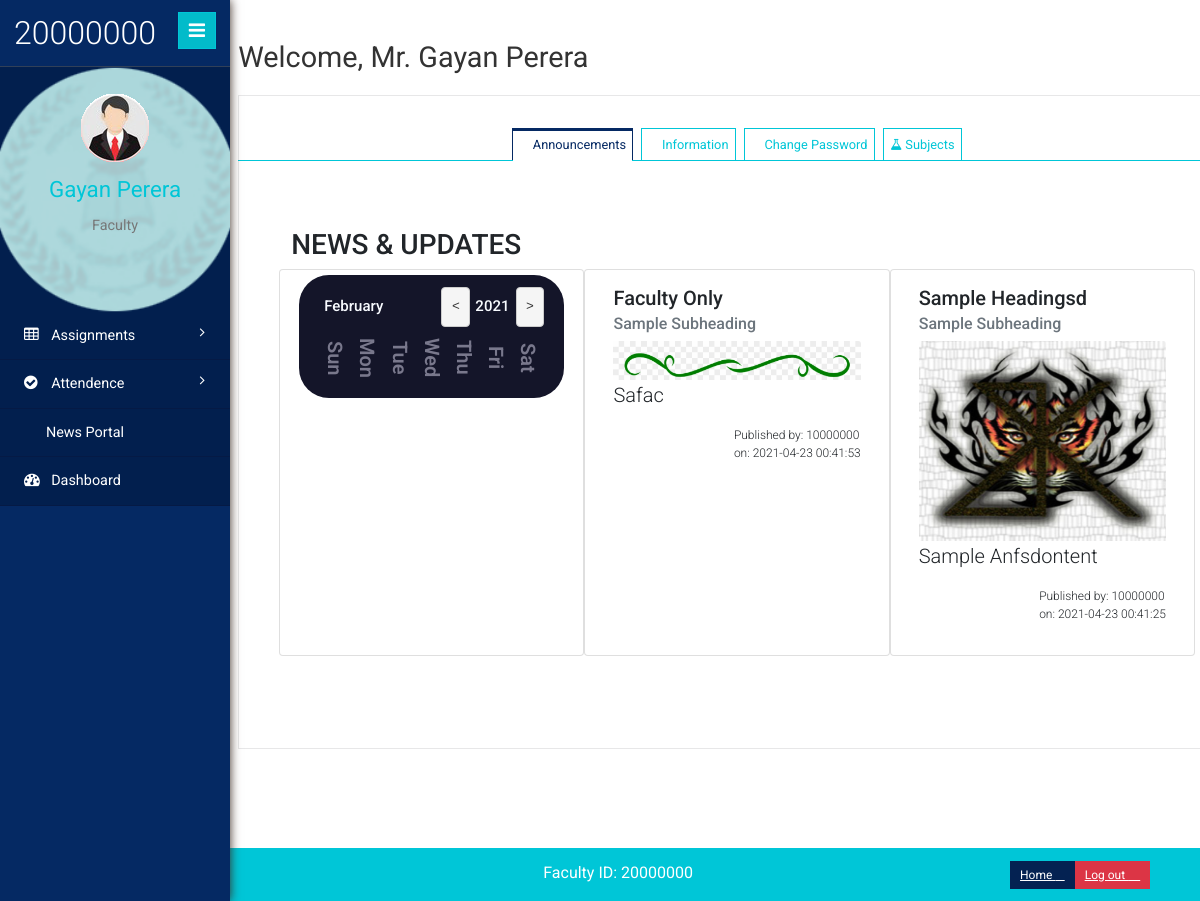
The page /faculty/home.php (signed in) on the database as committed earlier.
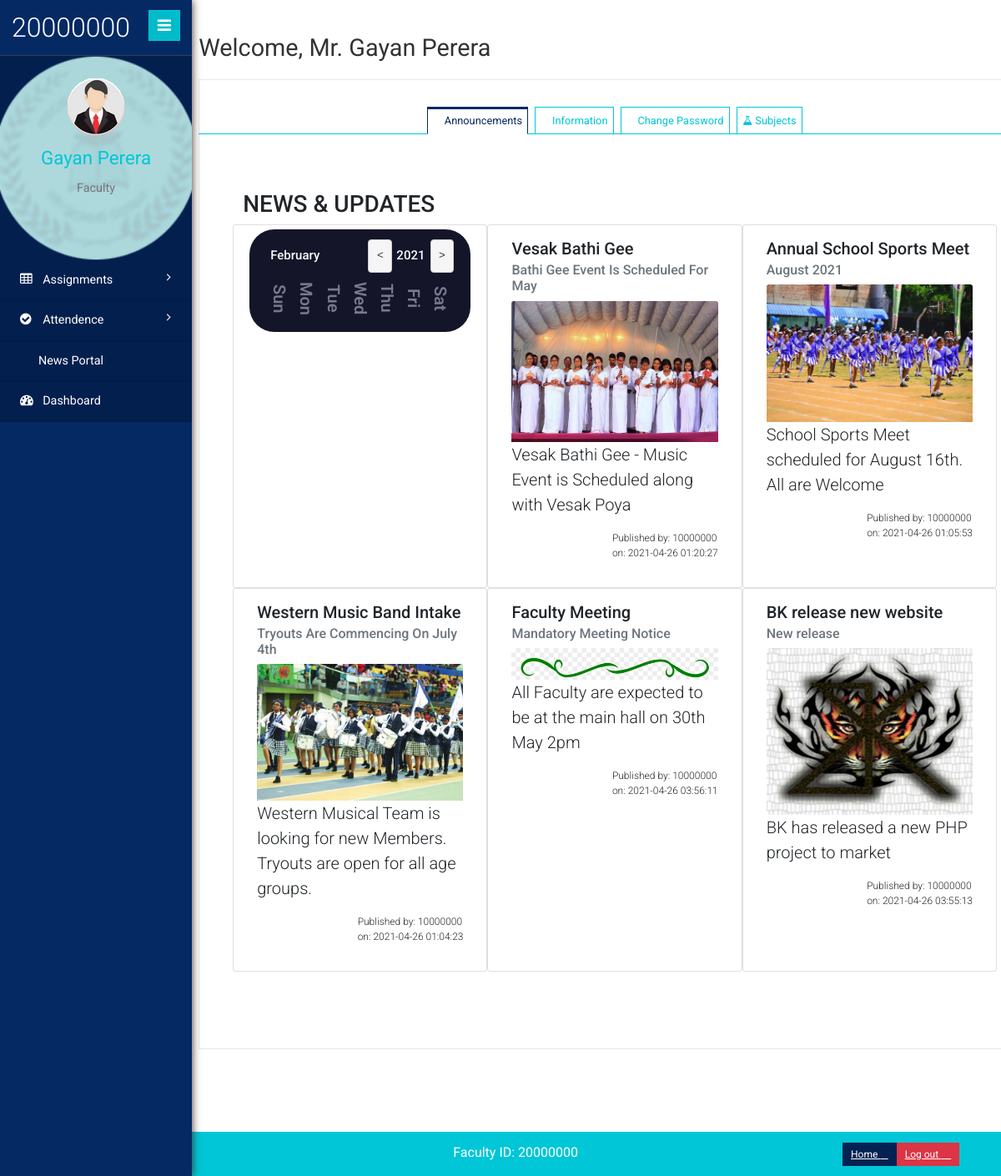
The same page on the database as committed later.
### tables this page shows
CREATE TABLE `teacher_info` (
  `t_id` int(12) NOT NULL,
  `t_fullname` varchar(100) NOT NULL,
  `t_address` varchar(100) NOT NULL,
  `t_email` varchar(50) NOT NULL,
  `t_username` int(12) NOT NULL,
  `t_pass` varchar(30) NOT NULL,
  `t_dob` varchar(20) NOT NULL,
  `t_contact` varchar(15) NOT NULL,
  `t_staff_type` varchar(10) NOT NULL DEFAULT 'Teacher',
  `t_gender` varchar(10) NOT NULL,
  `t_created` datetime NOT NULL DEFAULT CURRENT_TIMESTAMP
);

CREATE TABLE `news_data` (
  `n_id` int(12) NOT NULL,
  `n_date` datetime NOT NULL DEFAULT CURRENT_TIMESTAMP ON UPDATE CURRENT_TIMESTAMP,
  `n_head` varchar(50) NOT NULL,
  `n_shead` varchar(50) NOT NULL,
  `n_details` varchar(200) NOT NULL,
  `n_image` varchar(50) NOT NULL DEFAULT '../News-Img/default.jpg',
  `n_audience` varchar(10) NOT NULL,
  `n_author` int(12) NOT NULL
);

### setting/config.php (called while the page is built, shortened)
<?php
class project2
{
	public $username = "username";
	public $password = "password";
	public $server = "localhost";
	public $dbname = "project2";
	public $connectdb;
	function __construct()
	{
		$this->connectdb = new mysqli($this->server,$this->username,$this->password,$this->dbname);
	}
	public function teacher_info($adminname,$t_staff_type)
	{
		switch($t_staff_type)
		{
			case "Teacher":
			$teacher_info_select = "select * from teacher_info where t_staff_type='$t_staff_type' AND t_username='$adminname'";
			break;
		}
		$teacher_info_select_run = $this->connectdb->query($teacher_info_select);
		return $teacher_info_select_run;
	}
	public function get_news($user){
		switch($user){
			case 'Faculty':
				$get_news = "SELECT * FROM news_data WHERE n_audience='Faculty' OR n_audience='Public' ORDER BY n_id DESC LIMIT 8";
				break;
		}
		$get_news_run = $this->connectdb->query($get_news);
		return $get_news_run;
	}
}
$ravi = new project2;
?>

### faculty/home1.php (the view, shortened to what this page needs)
<div class="outter-wp">
    <div class="tab-main">
        <div class="tab-inner">
            <div id="tabs" class="tabs">
                <h2 class="inner-tittle">Welcome,
                    <?php echo $faculty_display['t_gender'] == "Male" ? "Mr. " : "Ms. "; echo ucfirst($faculty_display['t_fullname']); ?> </h2>
                <div class="graph">
                    <nav>
                        <ul>
                            <li><a href="#section-0"><i class="lnr lnr-bullhorn"></i>
                                    <span>Announcements</span></a></li>
                            <li><a href="#section-1"><i class="lnr lnr-briefcase"></i>
                                    <span>Information</span></a></li>
                            <li><a href="#section-2"><i class="lnr lnr-lighter"></i> <span>Change
                                        Password</span></a></li>
                            <li><a href="#section-3"><i class="fa fa-flask"></i>
                                    <span>Subjects</span></a></li>
                        </ul>
                    </nav>
                    <div class="content tab">
                    <section id="section-0">
                            <div class="row">
                                <?php
                                $got_news = $ravi->get_news('Faculty');
                                if( $got_news->num_rows>0){
                                    echo "<h3>NEWS & UPDATES</h3>"; ?>
                                <div class="card col-md-6 col-lg-4">
                                    <div class="dark ">
                                        <div class="calendar ">
                                            <div class="calendar-header">
                                                <span class="month-picker" id="month-picker">February</span>
                                                <div class="year-picker">
                                                    <span class="year-change" id="prev-year">
                                                        <pre><</pre>
                                                    </span>
                                                    <span id="year">2021</span>
                                                    <span class="year-change" id="next-year">
                                                        <pre>></pre>
                                                    </span>
                                                </div>
                                            </div>
                                            <div class="calendar-body">
                                                <div class="calendar-week-day">
                                                    <div>Sun</div>
                                                    <div>Mon</div>
                                                    <div>Tue</div>
                                                    <div>Wed</div>
                                                    <div>Thu</div>
                                                    <div>Fri</div>
                                                    <div>Sat</div>
                                                </div>
                                            </div>
                                        </div>
                                    </div>
                                </div>
                                <?php
                                    while($news_item = $got_news->fetch_assoc())	{
                                ?>
                                        <div class="card col-md-6 col-lg-4">
                                            <div class="card-body">
                                                <h5 class="card-title"><?php echo $news_item['n_head']; ?></h5>
                                                <h6 class="card-subtitle mb-2 text-muted"><?php echo $news_item['n_shead']; ?></h6>
                                                <img class="card-img-top" src="<?php echo $news_item['n_image']; ?>" style="max-height:10em; max-width:100%">
                                                <p class="card-text"><?php echo $news_item['n_details']; ?></p>
                                                <p style="font-size:0.6em; float: right;">Published by: <?php echo $news_item['n_author'] ." <br>on: ". $news_item['n_date']; ?> </p>
                                            </div>
                                        </div>
                                <?php
                                    }
                                }   ?>
                            </div>
                        </section>
                    </div>
                </div>
            </div>
        </div>
    </div>
</div>

### faculty/home.php (shortened to what this page needs)
<?php
include "../setting/config.php";
if(!$_SESSION['t_user'])
{
	header("location:index.php");
}
else
{
	$t_username = $_SESSION['t_user'];
	$t_name = $ravi->teacher_info($t_username,"Teacher");
	$faculty_display = $t_name->fetch_assoc();
}
?>
<!DOCTYPE HTML>
<html>
<head>
    <link href="css/bootstrap.min.css" rel='stylesheet' type='text/css' />
    <link href="../css/bootstrap5.min.css" rel="stylesheet" type='text/css'>
    <link href="css/style.css" rel='stylesheet' type='text/css' />
    <link href="css/banukacss.css" rel='stylesheet' type='text/css' />
    <link href="css/font-awesome.css" rel="stylesheet">
    <link rel="stylesheet" href="css/icon-font.min.css" type='text/css' />
    <link href="css/fabochart.css" rel='stylesheet' type='text/css' />
    <link rel="stylesheet" href="js-calendar/app.css">
</head>
<body>
    <div class="page-container">
        <div class="left-content">
            <div class="inner-content">
                <?php
				$homepage = "home1";
				include $homepage.".php";
				?>
                <footer>
                    <p>
                        <?php $ip = $_SERVER['REMOTE_ADDR'];
					if ($ip != '127.0.0.1'){
					$details = json_decode(file_get_contents("http://ipinfo.io/{$ip}/json"));
					echo "User ID: $t_username | Logged in from: ";
					echo "$details->city, $details->region, $details->country with IP address: $details->ip" ;
										}else{
											echo "Faculty ID: $t_username";
                                       }
					?>
                        <a class=" btn-danger btn-sm float-right " href="logouts.php"><span> Log out </span><i
                                class="lnr lnr-power-switch"></i></a>
                        <a class=" btn-primary btn-sm float-right " href="../"><span> Home </span><i
                                class="lnr lnr-arrow-left"></i></a>
                    </p>
                </footer>
            </div>
        </div>
        <div class="sidebar-menu">
            <header class="logo">
                <a href="#" class="sidebar-icon"> <span class="fa fa-bars"></span> </a> <a href="#"> <span id="logo">
                        <h1><?php echo $t_username ?></h1>
                    </span>
                </a>
            </header>
            <div class="down" id="sidebarbg">
                <?php
				$st_gender = $faculty_display['t_gender'];
				if($st_gender == 'Male'){
					echo "<img src='images/bk/picm.png'>";
				}else if($st_gender == 'Female'){
					echo "<img src='images/bk/picf.png'>";
				}else{
					echo "<img src='images/bk/pice.png'>";
				}
				?>
                <span class=" name-caret"><?php echo $faculty_display['t_fullname']; ?></span>
                <p>Faculty</p>
                <ul>
                    <li><a class="tooltips" href="home.php"><span>Profile</span><i class="lnr lnr-user"></i></a></li>
                    <li><a class="tooltips" href="home.php"><span>Settings</span><i class="lnr lnr-cog"></i></a></li>
                    <li><a class="tooltips" href="logouts.php"><span>Log out</span><i
                                class="lnr lnr-power-switch"></i></a></li>
                </ul>
            </div>
            <div class="menu ">
                <ul id="menu">
                    <li id="menu-academico"><a href="#"><i class="fa fa-table"></i> <span>Assignments</span> <span
                                class="fa fa-angle-right" style="float: right"></span></a>
                    </li>
                    <li id="menu-academico"><a href="#"><i class="fa fa-check-circle"></i> <span>Attendence</span> <span
                                class="fa fa-angle-right" style="float: right"></span></a>
                    </li>
                    <li><a href="home.php?at=news-portal"><i class="lnr lnr-bullhorn"></i>
                            <span>News Portal</span></a></li>
                    <li><a href="home.php"><i class="fa fa-tachometer"></i> <span>Dashboard</span></a></li>
                </ul>
            </div>
        </div>
    </div>
    <link rel="stylesheet" href="css/vroom.css">
</body>
</html>

### faculty/css/banukacss.css (style rules this page uses)
a:not([class]) { text-decoration: none; }
.down>ul>li { text-shadow: 0 0 4px #7cbeff; color: #250d5c; }
#sidebarbg { background-image: url('../images/bk/logo2.png'); background-size: cover; background-position: center; background-color: #021F4E; }

### faculty/js-calendar/app.css (style rules this page uses)
:root { --dark-body: #4d4c5a; --dark-main: #141529; --dark-second: #79788c; --dark-hover: #323048; --dark-text: #f8fbff; --light-body: #f3f8fe; --light-main: #fdfdfd; --light-second: #c3c2c8; --light-hover: #edf0f5; --light-text: #151426; --blue: #0000ff; --white: #fff; --shadow: rgba(100, 100, 111, 0.2) 0px 7px 29px 0px; --font-family: cursive; }
.dark { --bg-body: var(--dark-body); --bg-main: var(--dark-main); --bg-second: var(--dark-second); --color-hover: var(--dark-hover); --color-txt: var(--dark-text); }
.calendar { height: auto; width: 95%; margin-left: auto; margin-right: auto; margin-top: 5px; background-color: var(--bg-main); border-radius: 30px; padding: 10px; position: relative; overflow: ; }
.calendar-header { display: flex; justify-content: space-between; align-items: center; font-size: 15px; font-weight: 500; color: var(--color-txt); padding: 5px; }
.calendar-body { padding: 10px; }
.calendar-week-day { height: 40px; display: grid; grid-template-columns: repeat(7, 1fr); font-weight: 600; }
.calendar-week-day div { display: grid; place-items: center; color: var(--bg-second); writing-mode: vertical-rl; }
.month-picker { padding: 5px 10px; border-radius: 10px; cursor: pointer; }
.year-picker { display: flex; align-items: center; }
.year-change { height: 20px; width: 20px; border-radius: 50%; display: grid; place-items: center; margin: 0 10px; cursor: pointer; }

Rows that differ between the two databases and show on the page:
added news_data: n_head "Vesak Bathi Gee", n_shead "Bathi Gee Event Is Scheduled For May", n_image (picture), n_details "Vesak Bathi Gee - Music Event is Scheduled along with Vesak Poya", n_author "10000000", n_date "2021-04-26 01:20:27"
added news_data: n_head "Annual School Sports Meet", n_shead "August 2021", n_image (picture), n_details "School Sports Meet scheduled for August 16th. All are Welcome", n_author "10000000", n_date "2021-04-26 01:05:53"
added news_data: n_head "Western Music Band Intake", n_shead "Tryouts Are Commencing On July 4th", n_image (picture), n_details "Western Musical Team is looking for new Members. Tryouts are open for all age groups.", n_author "10000000", n_date "2021-04-26 01:04:23"
changed news_data: n_head "Faculty Only" → "Faculty Meeting"; n_shead "Sample Subheading" → "Mandatory Meeting Notice"; n_details "Safac" → "All Faculty are expected to be at the main hall on 30th May 2pm"; n_date "2021-04-23 00:41:53" → "2021-04-26 03:56:11"
changed news_data: n_head "Sample Headingsd" → "BK release new website"; n_shead "Sample Subheading" → "New release"; n_details "Sample Anfsdontent" → "BK has released a new PHP project to market"; n_date "2021-04-23 00:41:25" → "2021-04-26 03:55:13"
